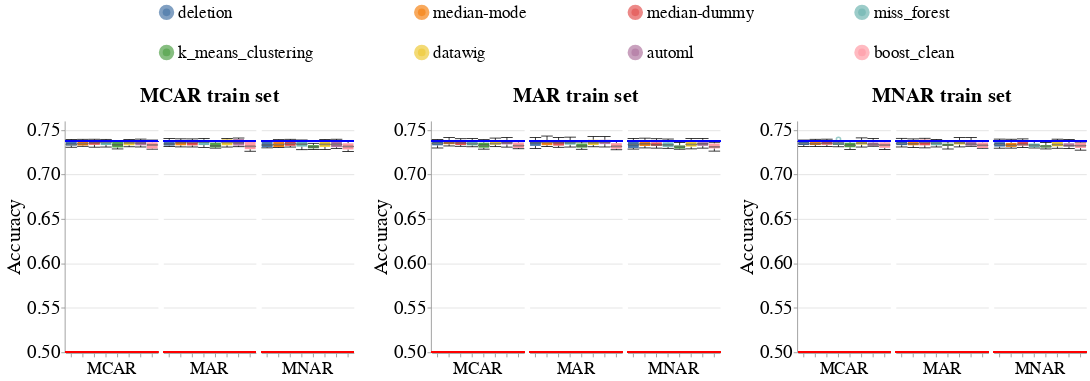

The cell this chart's notebook holds for it:
### Code cell
create_box_plots_for_diff_imputers_v2(dataset_name=DATASET_NAME,
                                      model_name='lgbm_clf',
                                      metric_name='accuracy',
                                      db_client=db_client)

### Figure 1 — Vega-Lite specification as saved in the notebook (floating-point values rounded to 4 significant figures; data arrays with more than 128 entries replaced by an {"elided": "..."} marker saying what was removed)
{"config": {"view": {"continuousWidth": 400, "continuousHeight": 300, "stroke": null}, "axis": {"labelFontSize": 24, "labelFontWeight": "normal", "titleFontSize": 26, "titleFontWeight": "normal"}, "facet": {"spacing": 5}, "header": {"labelFontSize": 22, "labelOrient": "bottom", "labelPadding": 5, "titleFontSize": 26}, "legend": {"columns": 4, "direction": "horizontal", "labelFontSize": 22, "labelLimit": 400, "orient": "top", "symbolOffset": 120, "symbolStrokeWidth": 10, "titleAnchor": "middle", "titleFontSize": 24, "titleLimit": 300}, "title": {"fontSize": 26}}, "hconcat": [{"facet": {"column": {"field": "Test_Injection_Strategy", "sort": ["MCAR", "MAR", "MNAR"], "title": "MCAR train set", "type": "nominal"}}, "spec": {"layer": [{"mark": {"type": "boxplot", "median": {"stroke": "black", "strokeWidth": 0.7}, "ticks": true}, "encoding": {"color": {"field": "Null_Imputer_Name", "sort": ["deletion", "median-mode", "median-dummy", "miss_forest", "k_means_clustering", "datawig", "automl", "boost_clean"], "title": null, "type": "nominal"}, "x": {"axis": {"labels": false}, "field": "Null_Imputer_Name", "sort": ["deletion", "median-mode", "median-dummy", "miss_forest", "k_means_clustering", "datawig", "automl", "boost_clean"], "title": null, "type": "nominal"}, "y": {"field": "Metric_Value", "scale": {"zero": false}, "title": "Accuracy", "type": "quantitative"}}}, {"mark": "rule", "encoding": {"color": {"value": "blue"}, "size": {"value": 2}, "y": {"field": "Baseline_Median", "type": "quantitative"}}}, {"mark": "rule", "encoding": {"color": {"value": "red"}, "size": {"value": 2}, "y": {"field": "Base_Rate", "type": "quantitative"}}}], "width": 120}}, {"data": {"name": "data-977fdd89cc30bcd53500d1a242509138"}, "facet": {"column": {"field": "Test_Injection_Strategy", "sort": ["MCAR", "MAR", "MNAR"], "title": "MAR train set", "type": "nominal"}}, "spec": {"layer": [{"mark": {"type": "boxplot", "median": {"stroke": "black", "strokeWidth": 0.7}, "ticks": true}, "encoding": {"color": {"field": "Null_Imputer_Name", "sort": ["deletion", "median-mode", "median-dummy", "miss_forest", "k_means_clustering", "datawig", "automl", "boost_clean"], "title": null, "type": "nominal"}, "x": {"axis": {"labels": false}, "field": "Null_Imputer_Name", "sort": ["deletion", "median-mode", "median-dummy", "miss_forest", "k_means_clustering", "datawig", "automl", "boost_clean"], "title": null, "type": "nominal"}, "y": {"field": "Metric_Value", "scale": {"zero": false}, "title": "Accuracy", "type": "quantitative"}}}, {"mark": "rule", "encoding": {"color": {"value": "blue"}, "size": {"value": 2}, "y": {"field": "Baseline_Median", "type": "quantitative"}}}, {"mark": "rule", "encoding": {"color": {"value": "red"}, "size": {"value": 2}, "y": {"field": "Base_Rate", "type": "quantitative"}}}], "width": 120}}, {"data": {"name": "data-1bb24b5bf495a6b73c3db04e25f4bb5a"}, "facet": {"column": {"field": "Test_Injection_Strategy", "sort": ["MCAR", "MAR", "MNAR"], "title": "MNAR train set", "type": "nominal"}}, "spec": {"layer": [{"mark": {"type": "boxplot", "median": {"stroke": "black", "strokeWidth": 0.7}, "ticks": true}, "encoding": {"color": {"field": "Null_Imputer_Name", "sort": ["deletion", "median-mode", "median-dummy", "miss_forest", "k_means_clustering", "datawig", "automl", "boost_clean"], "title": null, "type": "nominal"}, "x": {"axis": {"labels": false}, "field": "Null_Imputer_Name", "sort": ["deletion", "median-mode", "median-dummy", "miss_forest", "k_means_clustering", "datawig", "automl", "boost_clean"], "title": null, "type": "nominal"}, "y": {"field": "Metric_Value", "scale": {"zero": false}, "title": "Accuracy", "type": "quantitative"}}}, {"mark": "rule", "encoding": {"color": {"value": "blue"}, "size": {"value": 2}, "y": {"field": "Baseline_Median", "type": "quantitative"}}}, {"mark": "rule", "encoding": {"color": {"value": "red"}, "size": {"value": 2}, "y": {"field": "Base_Rate", "type": "quantitative"}}}], "width": 120}}], "data": {"name": "data-c2a3ea37a5117b6df44652ce57ac155d"}, "resolve": {"scale": {"y": "shared"}}, "$schema": "https://vega.github.io/schema/vega-lite/v4.17.0.json", "datasets": {"data-c2a3ea37a5117b6df44652ce57ac155d": {"elided": "144 records"}, "data-977fdd89cc30bcd53500d1a242509138": {"elided": "144 records"}, "data-1bb24b5bf495a6b73c3db04e25f4bb5a": {"elided": "144 records"}}}
